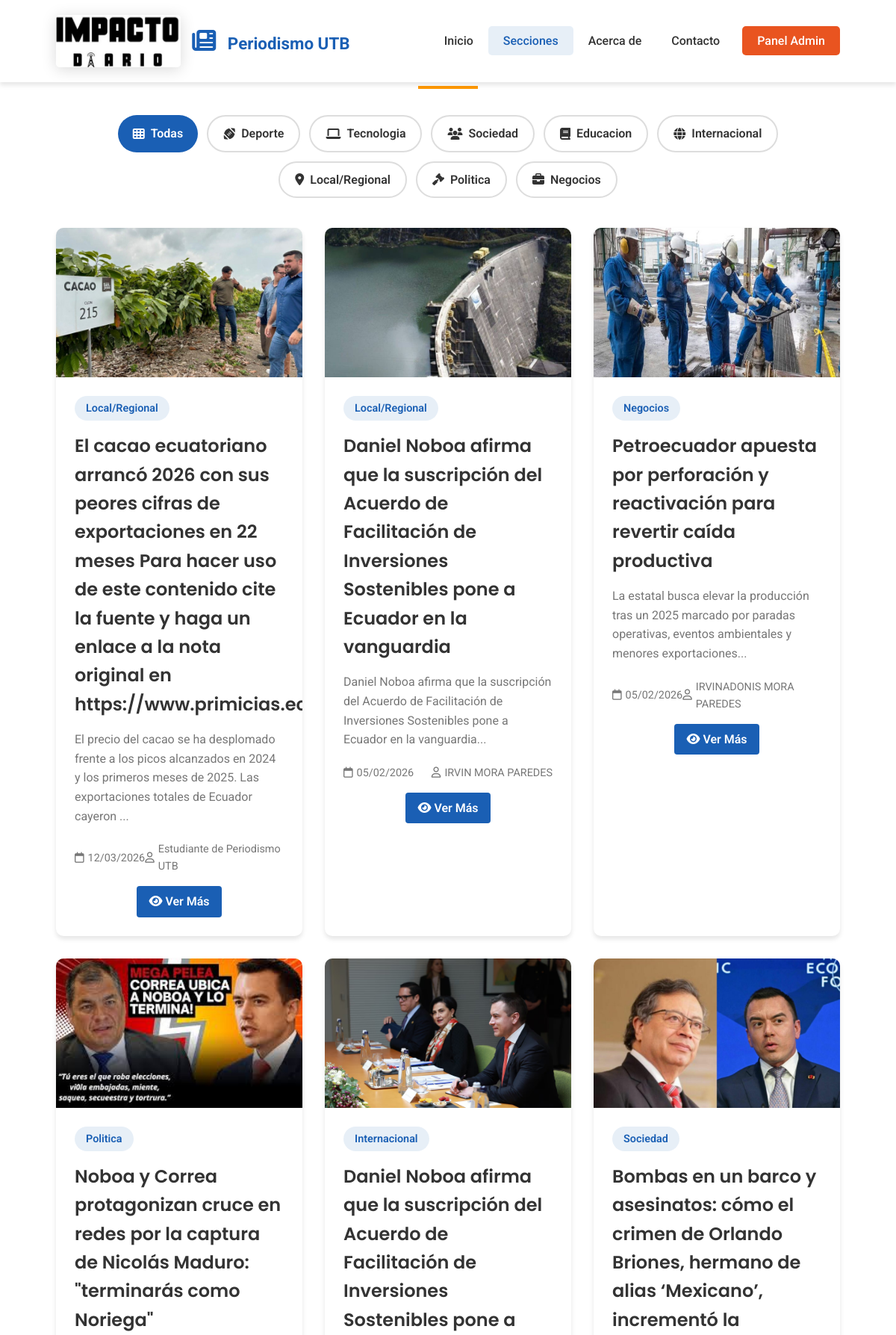
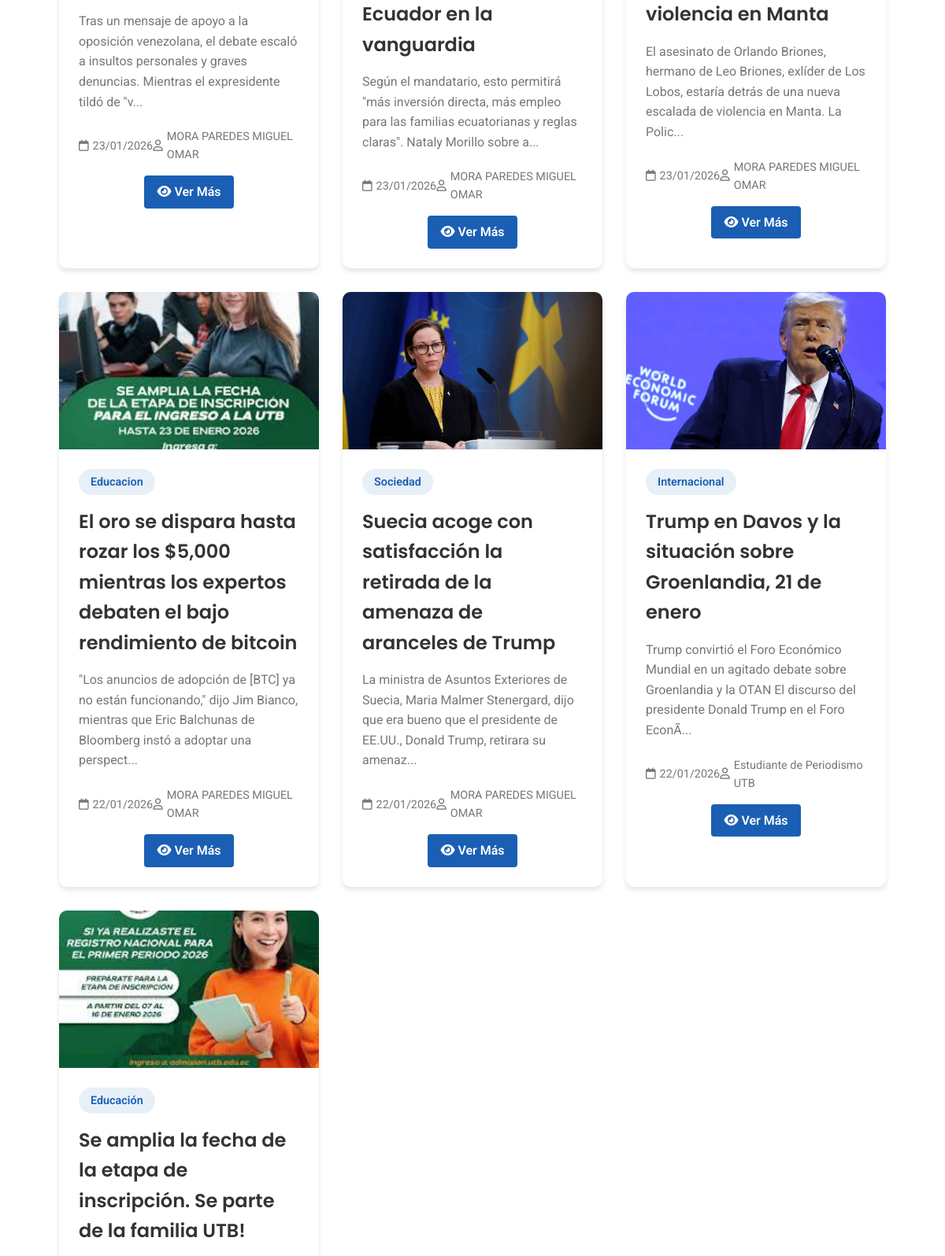
/secciones.php (upper part), run on the app's committed database (2 pictures, top to bottom).
### tables this page shows
CREATE TABLE `noticias` (
  `id` int(11) NOT NULL,
  `titulo` varchar(255) NOT NULL,
  `descripcion_corta` text NOT NULL,
  `contenido_principal` longtext NOT NULL,
  `imagen_principal` varchar(255) DEFAULT NULL,
  `video_principal` varchar(255) DEFAULT NULL,
  `audio_principal` varchar(255) DEFAULT NULL,
  `link_principal` varchar(500) DEFAULT NULL,
  `link_imagen_principal` varchar(500) DEFAULT NULL,
  `link_video_principal` varchar(500) DEFAULT NULL,
  `link_audio_principal` varchar(500) DEFAULT NULL,
  `link_externo_principal` varchar(500) DEFAULT NULL,
  `descripcion` text NOT NULL,
  `descripcion_larga` longtext DEFAULT NULL,
  `contenido` text NOT NULL,
  `contenido_completo` longtext DEFAULT NULL,
  `imagen` varchar(255) DEFAULT NULL,
  `video` varchar(255) DEFAULT NULL,
  `video_url` varchar(500) DEFAULT NULL,
  `tipo_contenido` enum('texto','video','embed') DEFAULT 'texto',
  `destacada` tinyint(1) DEFAULT 0,
  `vistas` int(11) DEFAULT 0,
  `fecha_publicacion` datetime DEFAULT current_timestamp(),
  `categoria` varchar(100) DEFAULT NULL,
  `autor` varchar(100) DEFAULT 'Estudiante de Periodismo UTB',
  `estado` enum('publicada','borrador') DEFAULT 'publicada',
  `fecha_creacion` datetime DEFAULT current_timestamp()
);

### secciones.php (the view, shortened to what this page needs)
<!DOCTYPE html>
<html lang="es">
<head>
    <link rel="stylesheet" href="css/style.css">
    <link rel="stylesheet" href="https://cdnjs.cloudflare.com/ajax/libs/font-awesome/6.5.1/css/all.min.css">
</head>
<body>
    <nav class="navbar">
    <div class="container nav-container">
        <a href="index.php" class="logo" style="display: flex; align-items: center; gap: 15px;">
            <img src="assets/logo.jpeg"
                 alt="Impacto Dario - Periodismo UTB"
                 style="height: 70px; border-radius: 5px; box-shadow: 0 3px 20px rgba(0,0,0,0.15);">
            <div style="line-height: 1.2;">
                <div style="font-size: 1.4rem; font-weight: 700; color: #1a5fb4;">
                    <i class="fas fa-newspaper"></i> Periodismo UTB
                </div>
            </div>
        </a>
        <ul class="nav-menu" id="navMenu">
            <li><a href="index.php" class="nav-link">Inicio</a></li>
            <li><a href="secciones.php" class="nav-link active">Secciones</a></li>
            <li><a href="index.php#acerca" class="nav-link">Acerca de</a></li>
            <li><a href="index.php#contacto" class="nav-link">Contacto</a></li>
            <li><a href="admin/login.php" class="nav-link admin-btn" target="_blank">Panel Admin</a></li>
        </ul>
    </div>
</nav>
    <section id="secciones" class="noticias-section" style="padding-top: 40px;">
        <div class="container">
            <h2 class="section-title">Noticias por Sección</h2>
            <div style="display: flex; flex-wrap: wrap; gap: 12px; margin-bottom: 40px; justify-content: center;">
                <a href="secciones.php" class="btn-filter<?php echo !isset($_GET['categoria']) ? ' active' : ''; ?>" style="<?php echo !isset($_GET['categoria']) ? 'background: #1a5fb4; color: white;' : 'background: white; color: #333; border: 2px solid #ddd;'; ?>">
                    <i class="fas fa-th"></i> Todas
                </a>
                <a href="secciones.php?categoria=Deporte" class="btn-filter<?php echo (isset($_GET['categoria']) && $_GET['categoria'] == 'Deporte') ? ' active' : ''; ?>" style="<?php echo (isset($_GET['categoria']) && $_GET['categoria'] == 'Deporte') ? 'background: #f44336; color: white;' : 'background: white; color: #333; border: 2px solid #ddd;'; ?>">
                    <i class="fas fa-football"></i> Deporte
                </a>
                <a href="secciones.php?categoria=Tecnologia" class="btn-filter<?php echo (isset($_GET['categoria']) && $_GET['categoria'] == 'Tecnologia') ? ' active' : ''; ?>" style="<?php echo (isset($_GET['categoria']) && $_GET['categoria'] == 'Tecnologia') ? 'background: #9C27B0; color: white;' : 'background: white; color: #333; border: 2px solid #ddd;'; ?>">
                    <i class="fas fa-laptop"></i> Tecnologia
                </a>
                <a href="secciones.php?categoria=Sociedad" class="btn-filter<?php echo (isset($_GET['categoria']) && $_GET['categoria'] == 'Sociedad') ? ' active' : ''; ?>" style="<?php echo (isset($_GET['categoria']) && $_GET['categoria'] == 'Sociedad') ? 'background: #4CAF50; color: white;' : 'background: white; color: #333; border: 2px solid #ddd;'; ?>">
                    <i class="fas fa-users"></i> Sociedad
                </a>
                <a href="secciones.php?categoria=Educacion" class="btn-filter<?php echo (isset($_GET['categoria']) && $_GET['categoria'] == 'Educacion') ? ' active' : ''; ?>" style="<?php echo (isset($_GET['categoria']) && $_GET['categoria'] == 'Educacion') ? 'background: #FF5722; color: white;' : 'background: white; color: #333; border: 2px solid #ddd;'; ?>">
                    <i class="fas fa-book"></i> Educacion
                </a>
                <a href="secciones.php?categoria=Internacional" class="btn-filter<?php echo (isset($_GET['categoria']) && $_GET['categoria'] == 'Internacional') ? ' active' : ''; ?>" style="<?php echo (isset($_GET['categoria']) && $_GET['categoria'] == 'Internacional') ? 'background: #2196F3; color: white;' : 'background: white; color: #333; border: 2px solid #ddd;'; ?>">
                    <i class="fas fa-globe"></i> Internacional
                </a>
                <a href="secciones.php?categoria=Local/Regional" class="btn-filter<?php echo (isset($_GET['categoria']) && $_GET['categoria'] == 'Local/Regional') ? ' active' : ''; ?>" style="<?php echo (isset($_GET['categoria']) && $_GET['categoria'] == 'Local/Regional') ? 'background: #FF9800; color: white;' : 'background: white; color: #333; border: 2px solid #ddd;'; ?>">
                    <i class="fas fa-map-marker-alt"></i> Local/Regional
                </a>
                <a href="secciones.php?categoria=Politica" class="btn-filter<?php echo (isset($_GET['categoria']) && $_GET['categoria'] == 'Politica') ? ' active' : ''; ?>" style="<?php echo (isset($_GET['categoria']) && $_GET['categoria'] == 'Politica') ? 'background: #E74C3C; color: white;' : 'background: white; color: #333; border: 2px solid #ddd;'; ?>">
                    <i class="fas fa-gavel"></i> Politica
                </a>
                <a href="secciones.php?categoria=Negocios" class="btn-filter<?php echo (isset($_GET['categoria']) && $_GET['categoria'] == 'Negocios') ? ' active' : ''; ?>" style="<?php echo (isset($_GET['categoria']) && $_GET['categoria'] == 'Negocios') ? 'background: #FF6B35; color: white;' : 'background: white; color: #333; border: 2px solid #ddd;'; ?>">
                    <i class="fas fa-briefcase"></i> Negocios
                </a>
            </div>
            <div class="noticias-grid">
                <?php
                try {
                    require_once 'conexion.php';
                    if ($conn && !$conn->connect_error) {
                        $conn->set_charset("utf8");
                        $categoria = isset($_GET['categoria']) ? $_GET['categoria'] : null;
                        if ($categoria) {
                            $sql = "SELECT * FROM noticias WHERE categoria = '" . $conn->real_escape_string($categoria) . "' ORDER BY fecha_publicacion DESC";
                        } else {
                            $sql = "SELECT * FROM noticias ORDER BY fecha_publicacion DESC";
                        }
                        $result = $conn->query($sql);
                        if ($result && $result->num_rows > 0) {
                            while($row = $result->fetch_assoc()) {
                                $fecha = date("d/m/Y", strtotime($row['fecha_publicacion']));
                                $imagen = !empty($row['imagen']) ? "img/uploads/" . $row['imagen'] : "https://placehold.co/400x300/1a5fb4/ffffff?text=Noticia";
                                $descripcion_corta = substr($row['descripcion'], 0, 150) . "...";
                                echo "<div class='noticia-card'>";
                                echo "<div class='noticia-img'>";
                                echo "<img src='$imagen' alt='{$row['titulo']}' onerror=\"this.src='https://placehold.co/400x300/1a5fb4/ffffff?text=Noticia'\">";
                                echo "</div>";
                                echo "<div class='noticia-content'>";
                                echo "<span class='noticia-categoria'>{$row['categoria']}</span>";
                                echo "<h3 class='noticia-titulo'>{$row['titulo']}</h3>";
                                echo "<p class='noticia-desc'>{$descripcion_corta}</p>";
                                echo "<div class='noticia-info'>";
                                echo "<span><i class='far fa-calendar'></i> $fecha</span>";
                                echo "<span><i class='far fa-user'></i> {$row['autor']}</span>";
                                echo "</div>";
                                echo "<div style='margin-top: 15px; text-align: center;'>";
                                echo "<a href='noticia_completa.php?id=" . $row['id'] . "' style='display: inline-block; padding: 8px 16px; background: #1a5fb4; color: white; text-decoration: none; border-radius: 4px; font-weight: 600; transition: background 0.3s;'>";
                                echo "<i class='fas fa-eye'></i> Ver Más";
                                echo "</a>";
                                echo "</div>";
                                echo "</div>";
                                echo "</div>";
                            }
                        } else {
                            echo "<p class='no-noticias' style='grid-column: 1 / -1; text-align: center;'>No hay noticias en esta sección aún.</p>";
                        }
                    } else {
                        throw new Exception("No se pudo conectar a la base de datos");
                    }
                } catch (Exception $e) {
                    echo "<p class='no-noticias' style='grid-column: 1 / -1; text-align: center;'>No hay noticias disponibles en este momento.</p>";
                }
                ?>
            </div>
        </div>
    </section>
</body>
</html>

### css/style.css (style rules this page uses)
* { margin: 0; padding: 0; box-sizing: border-box; }
:root { --primary-color: #1a5fb4; --secondary-color: #e95420; --accent-color: #ff9800; --dark-color: #333; --light-color: #f5f5f5; --gray-color: #777; --white: #fff; --shadow: 0 4px 6px rgba(0, 0, 0, 0.1); --transition: all 0.3s ease; }
body { font-family: 'Roboto', sans-serif; line-height: 1.6; color: var(--dark-color); background-color: var(--light-color); }
.container { width: 90%; max-width: 1200px; margin: 0 auto; padding: 0 15px; }
section { padding: 80px 0; }
.section-title { font-family: 'Poppins', sans-serif; font-size: 2.5rem; font-weight: 700; text-align: center; margin-bottom: 50px; color: var(--primary-color); position: relative; }
.section-title::after { content: ''; position: absolute; width: 80px; height: 4px; background-color: var(--accent-color); bottom: -15px; left: 50%; transform: translateX(-50%); }
.navbar { background-color: var(--white); box-shadow: var(--shadow); position: fixed; top: 0; left: 0; width: 100%; z-index: 1000; }
.nav-container { display: flex; justify-content: space-between; align-items: center; padding: 20px 15px; }
.logo { display: flex; align-items: center; text-decoration: none; color: var(--primary-color); font-size: 1.8rem; font-weight: 700; }
.logo i { margin-right: 10px; font-size: 2rem; }
.nav-menu { display: flex; list-style: none; }
.nav-link { text-decoration: none; color: var(--dark-color); padding: 10px 20px; font-weight: 500; transition: var(--transition); border-radius: 5px; }
.nav-link:hover, .nav-link.active { color: var(--primary-color); background-color: rgba(26, 95, 180, 0.1); }
.admin-btn { background-color: var(--secondary-color); color: var(--white) !important; margin-left: 10px; }
.noticias-section { background-color: var(--white); }
.noticias-grid { display: grid; grid-template-columns: repeat(auto-fill, minmax(280px, 1fr)); gap: 30px; margin-bottom: 50px; }
.noticia-card { background-color: var(--white); border-radius: 10px; overflow: hidden; box-shadow: var(--shadow); transition: var(--transition); }
.noticia-img { height: 200px; overflow: hidden; background-color: #f0f0f0; }
.noticia-img img { width: 100%; height: 100%; object-fit: cover; transition: var(--transition); }
.noticia-content { padding: 25px; }
.noticia-categoria { display: inline-block; background-color: rgba(26, 95, 180, 0.1); color: var(--primary-color); padding: 5px 15px; border-radius: 20px; font-size: 0.9rem; font-weight: 600; margin-bottom: 15px; }
.noticia-titulo { font-family: 'Poppins', sans-serif; font-size: 1.5rem; font-weight: 600; margin-bottom: 15px; color: var(--dark-color); }
.noticia-desc { color: var(--gray-color); margin-bottom: 20px; line-height: 1.6; }
.noticia-info { display: flex; justify-content: space-between; color: var(--gray-color); font-size: 0.9rem; }
.noticia-info span { display: flex; align-items: center; }
.noticia-info i { margin-right: 5px; }

### secciones.php (style rules this page uses)
.btn-filter { padding: 10px 20px; border-radius: 25px; text-decoration: none; font-weight: 600; transition: all 0.3s ease; display: inline-flex; align-items: center; gap: 8px; cursor: pointer; }

### data on the page
noticias: imagen+titulo (picture), categoria "Local/Regional", titulo "El cacao ecuatoriano arrancó 2026 con sus peores cifras de exportaciones en 22 meses Para hacer uso de este contenido cite la fuente y haga un enlace a la nota original en…", descripcion "El precio del cacao se ha desplomado frente a los picos alcanzados en 2024 y los primeros meses de 2025. Las exportaciones totales de Ecuador cayeron ...", fecha_publicacion "12/03/2026", autor "Estudiante de Periodismo UTB"
noticias: imagen (picture), categoria "Local/Regional", titulo "Daniel Noboa afirma que la suscripción del Acuerdo de Facilitación de Inversiones Sostenibles pone a Ecuador en la vanguardia", descripcion "Daniel Noboa afirma que la suscripción del Acuerdo de Facilitación de Inversiones Sostenibles pone a Ecuador en la vanguardia...", fecha_publicacion "05/02/2026", autor "IRVIN MORA PAREDES"
noticias: imagen (picture), categoria "Negocios", titulo "Petroecuador apuesta por perforación y reactivación para revertir caída productiva", descripcion "La estatal busca elevar la producción tras un 2025 marcado por paradas operativas, eventos ambientales y menores exportaciones...", fecha_publicacion "05/02/2026", autor "IRVINADONIS MORA PAREDES"
noticias: imagen (picture), categoria "Politica", titulo "Noboa y Correa protagonizan cruce en redes por la captura de Nicolás Maduro: \"terminarás como Noriega\"", descripcion "Tras un mensaje de apoyo a la oposición venezolana, el debate escaló a insultos personales y graves denuncias. Mientras el expresidente tildó de \"v...", fecha_publicacion "23/01/2026", autor "MORA PAREDES MIGUEL OMAR"
noticias: imagen (picture), categoria "Internacional", titulo "Daniel Noboa afirma que la suscripción del Acuerdo de Facilitación de Inversiones Sostenibles pone a Ecuador en la vanguardia", descripcion "Según el mandatario, esto permitirá \"más inversión directa, más empleo para las familias ecuatorianas y reglas claras\". Nataly Morillo sobre a...", fecha_publicacion "23/01/2026", autor "MORA PAREDES MIGUEL OMAR"
noticias: imagen (picture), categoria "Sociedad", titulo "Bombas en un barco y asesinatos: cómo el crimen de Orlando Briones, hermano de alias ‘Mexicano’, incrementó la violencia en Manta", descripcion "El asesinato de Orlando Briones, hermano de Leo Briones, exlíder de Los Lobos, estaría detrás de una nueva escalada de violencia en Manta. La Polic...", fecha_publicacion "23/01/2026", autor "MORA PAREDES MIGUEL OMAR"
noticias: imagen (picture), categoria "Educacion", titulo "El oro se dispara hasta rozar los $5,000 mientras los expertos debaten el bajo rendimiento de bitcoin", descripcion "\"Los anuncios de adopción de [BTC] ya no están funcionando,\" dijo Jim Bianco, mientras que Eric Balchunas de Bloomberg instó a adoptar una perspect...", fecha_publicacion "22/01/2026", autor "MORA PAREDES MIGUEL OMAR"
noticias: imagen (picture), categoria "Sociedad", titulo "Suecia acoge con satisfacción la retirada de la amenaza de aranceles de Trump", descripcion "La ministra de Asuntos Exteriores de Suecia, Maria Malmer Stenergard, dijo que era bueno que el presidente de EE.UU., Donald Trump, retirara su amenaz...", fecha_publicacion "22/01/2026", autor "MORA PAREDES MIGUEL OMAR"
noticias: imagen (picture), categoria "Internacional", titulo "Trump en Davos y la situación sobre Groenlandia, 21 de enero", descripcion "Trump convirtió el Foro Económico Mundial en un agitado debate sobre Groenlandia y la OTAN El discurso del presidente Donald Trump en el Foro EconÃ...", fecha_publicacion "22/01/2026", autor "Estudiante de Periodismo UTB"
noticias: imagen (picture), categoria "Educación", titulo "Se amplia la fecha de la etapa de inscripción. Se parte de la familia UTB!"
